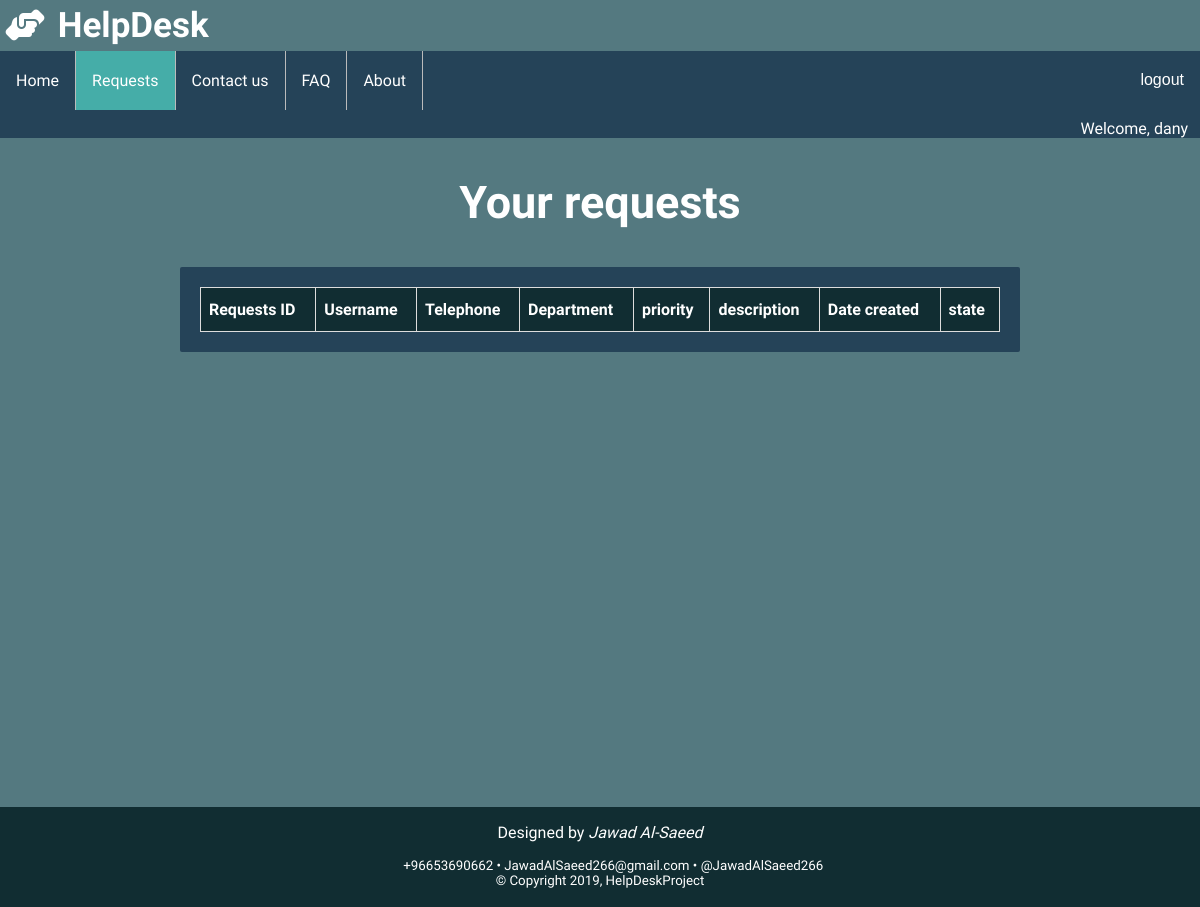
The app's page /viewRequests.php (signed in), older data.
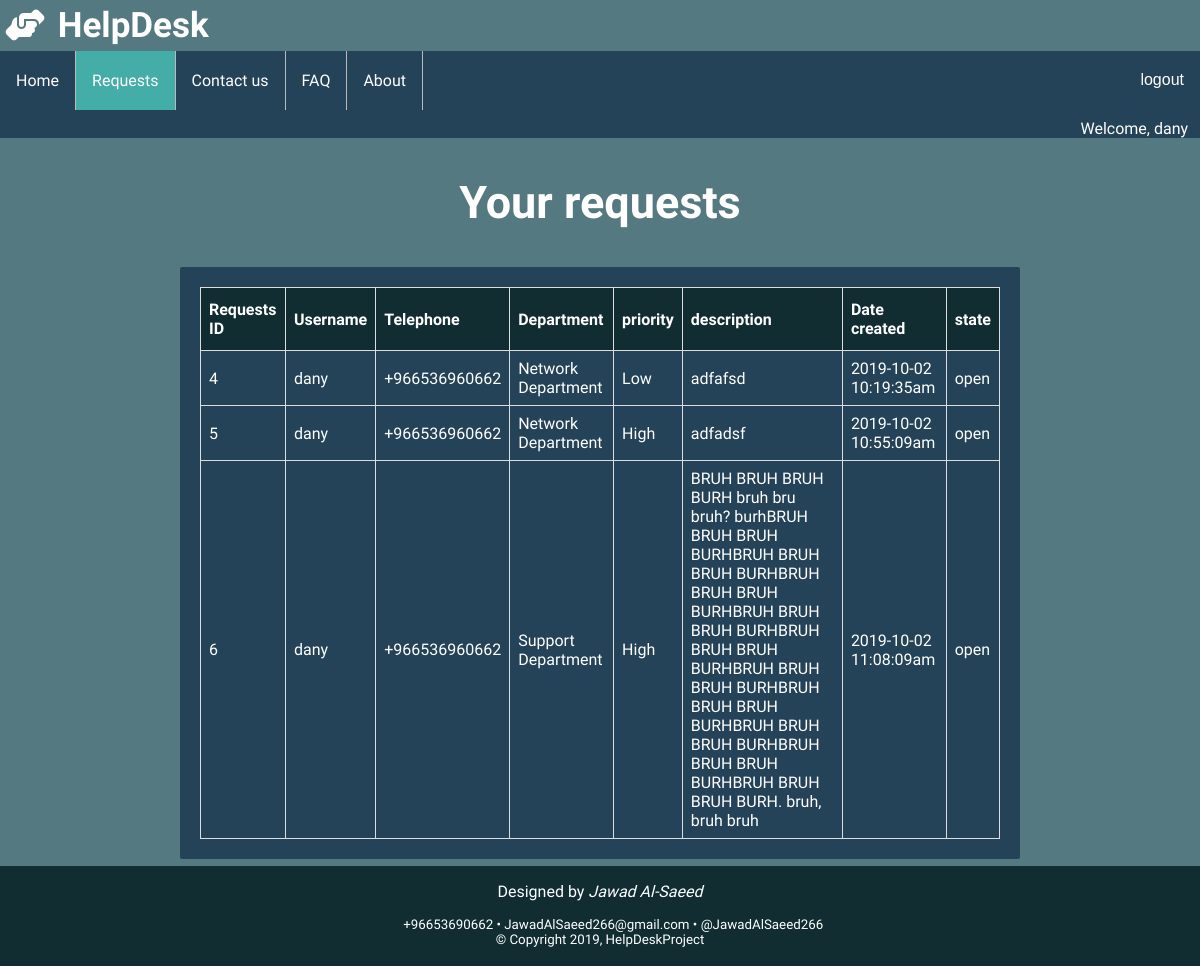
The same page, newer data.
### tables this page shows
CREATE TABLE `requests` (
  `requestID` int(11) NOT NULL,
  `uidUsers` tinytext NOT NULL,
  `telephone` varchar(13) NOT NULL,
  `dpartment` tinytext NOT NULL,
  `priority` tinytext NOT NULL,
  `description` longtext NOT NULL,
  `date` tinytext NOT NULL,
  `state` tinytext NOT NULL DEFAULT 'open'
);

### viewRequests.php (the view, shortened to what this page needs)
<html>
<head>
    <link href="css/main.css" rel="stylesheet" type="text/css" />
    <link href="css/input.css" rel="stylesheet" type="text/css" />
    <link href="css/infoMessages.css" rel="stylesheet" type="text/css" />
    <link href="css/form.css" rel="stylesheet" type="text/css" />
    <link href="css/table.css" rel="stylesheet" type="text/css" />
</head>
<body>
    <div class="content">
        <div class="title">
            <i class="fas fa-hands-helping fa-2x"></i>
            <h1>&nbsp;HelpDesk</h1>
        </div>
        <div class="loginErrors">
            <br>
            <br>
        </div>
        <div class="header">
            <ul>
                <li><a href="Home.php">Home</a></li>
                <li><a class="active" href="Requests.php">Requests</a></li>
                <li><a href="contactUs.php">Contact us</a></li>
                <li><a href="FAQ.php">FAQ</a></li>
                <li><a href="About.php">About</a></li>
                <li style="float:right">
                    <div>
                        <?php
                            require "_tools/session.php";
                        ?>
                    </div>
            </ul>
            <br><br>
        </div>
        <div class="subTitle">
            <center>
                <h1 style="font-size:45px">Your requests</h1>
            </center>
            <br><br>
        </div>
        <div class="container">
            <?php
                $uidUsers = $_SESSION['userUid'];
                $DBConnect = mysqli_connect("localhost","root","");
                $DBName = "helpdeskdb";
                mysqli_select_db($DBConnect,$DBName);
                $QueryString = "SELECT * FROM requests WHERE uidUsers = '$uidUsers'";
                $QueryResult = mysqli_query($DBConnect,$QueryString)
                     Or die("<p> Unable to execute query. </p>"
                     . "<p> Error code  " .  mysqli_errno($DBConnect)
                     .  ": " . mysqli_error($DBConnect)) . "</p>" ;
                echo "<center> <table class='tab'>";
                echo "<tr> <th>Requests ID</th> <th>Username</th> <th>Telephone</th> <th>Department</th> <th>priority</th> <th>description</th> <th>Date created</th> <th>state</th> </tr>";
                while($row = mysqli_fetch_array( $QueryResult )) {
                    echo "<tr> <td>";
                    echo $row['requestID'];
                    echo "</td><td>";
                    echo $row['uidUsers'];
                    echo "</td><td>";
                    echo $row['telephone'];
                    echo "</td><td>";
                    echo $row['dpartment'];
                    echo "</td><td>";
                    echo $row['priority'];
                    echo "</td><td>";
                    echo $row['description'];
                    echo "</td><td>";
                    echo $row['date'];
                    echo "</td><td>";
                    echo $row['state'];
                    echo "</td></tr>";
                }
                echo "</table></center>";
            ?>
        </div>
    </div>
    <br>
    <br>
    <br>
</body>
</html>
<?php
    require "footer.php";
?>

### _tools/session.php (shortened to what this page needs)
<?php
    if (isset($_SESSION['userId'])) {
        echo '<div class="aligner">
                <form action="includes/logout.inc.php" method="post">
                    <div style="float: right; padding-bottom: 10px;">
                        <button id="log" type="submit" name="logout-submit">logout</button>
                    </div>
                </form>';
                echo "<article> Welcome, {$_SESSION['userUid']} &nbsp;&nbsp;</article>";
        echo '</div>';
    }
?>

### footer.php
<footer class="footer">
    <p>Designed by <i>Jawad Al-Saeed</i></p>
    <small>&nbsp;&nbsp;&nbsp;&nbsp;&nbsp;&nbsp;&nbsp; +96653690662 • <a href="mailto:jawadalsaeed266@gmail.com">JawadAlSaeed266@gmail.com</a> • <a href="https://twitter.com/Jawadalsaeed266">@JawadAlSaeed266</a></small>
    <br>
  	<small>&copy; Copyright 2019, HelpDeskProject</small>
</footer>

### css/main.css (style rules this page uses)
html, body { font-family: 'Raleway', sans-serif; height: 100%; margin: 0 auto; }
.content { min-height: 100%; margin: 0 auto -50px; }
body { font-family: 'Raleway', sans-serif; background-color: #547980; color: white; margin: 0px; padding: 0px; }
#log { font-size: 16px; border: none; outline: none; color: white; float: right; background-color: inherit; padding: 20px 16px; }
ul { list-style-type: none; margin: 0; padding: 0; overflow: hidden; background-color: #254358; top: 0; width: 100%; position: -webkit-sticky; position: sticky; top: 0; }
li { float: left; border-right: 1px solid #bbb; }
li:last-child { border-right: none; }
li a { display: block; color: white; text-align: center; padding: 20px 16px; text-decoration: none; font-size: 16px; }
.active { background-color: #45ADA8; }
div h1 { font-size: 35px; margin: 0; padding: 0; display: inline; }
.title { float: left; padding-right: 5px; padding-top: 5px; padding-bottom: 5px; padding-left: 5px; }
a { text-decoration: none; color: white; }
.aligner { float: left; font-size: 16px; }
.footer { font-family: 'Raleway', sans-serif; left: 0; bottom: 100px; width: 100%; color: white; text-align: center; list-style-type: none; margin: 0; padding: 0; overflow: hidden; background-color: #112d32; height: 100px; }
.footer a { color = white; }

### css/form.css (style rules this page uses)
.container { border-radius: 2px; background-color: #254358; padding: 20px; margin-right: 15%; margin-left: 15%; }

### css/table.css (style rules this page uses)
.tab { border-collapse: collapse; width: 100%; }
.tab td, .tab th { border: 1px solid #ddd; padding: 8px; }
.tab th { padding-top: 12px; padding-bottom: 12px; text-align: left; background-color: #112d32; color: white; }

Row changes from the older to the newer data that the page shows:
added requests: requestID "4", uidUsers "dany", telephone "+966536960662", dpartment "Network Department", priority "Low", description "adfafsd", date "2019-10-02 10:19:35am", state "open"
added requests: requestID "5", uidUsers "dany", telephone "+966536960662", dpartment "Network Department", priority "High", description "adfadsf", date "2019-10-02 10:55:09am", state "open"
added requests: requestID "6", uidUsers "dany", telephone "+966536960662", dpartment "Support Department", priority "High", description "BRUH BRUH BRUH BURH bruh bru bruh? burhBRUH BRUH BRUH BURHBRUH BRUH BRUH BURHBRUH BRUH BRUH BURHBRUH BRUH BRUH BURHBRUH BRUH BRUH BURHBRUH BRUH BRUH BURHBRUH BRUH BRUH BURHBRUH BRUH BRUH BURHBRUH BRUH BRUH BURHBRUH BRUH BRUH BURH. bruh, bruh bruh", date "2019-10-02 11:08:09am", state "open"
